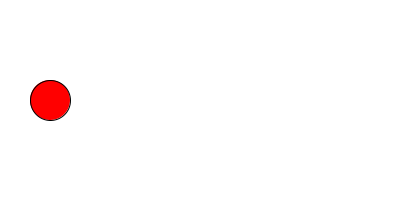
Frame 1 (no input)
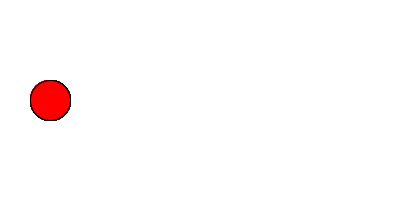
Frame 60 (the mouse pressed at the canvas centre just before this capture)
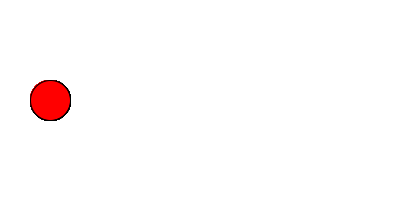
Frame 120 (the mouse held since frame 60 and released just before this capture)

The Processing sketch that drew these frames (run headless with seeded random() and noise(); from frame 60 on, the mouse is pressed at the canvas centre):

// Processing sketch: processing_83258
// ── processing_83258.pde

void draw() 
{
  fill(255, 0, 0);
  ellipse( 50, 100, 40, 40 ); 
} 

void setup()
{
  size(400,200);
  background(255, 255, 255);
  smooth();
}
